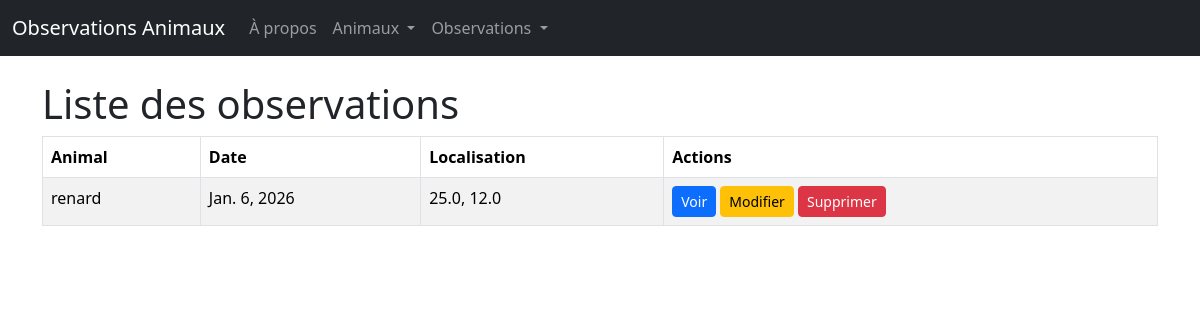
/observs/, run on the app's committed database.
### observo/models.py (models this page shows, shortened)
class Observation(models.Model):
    date = models.DateField()
    heure = models.TimeField()
    latitude = models.FloatField()
    longitude = models.FloatField()
    animal = models.ForeignKey(Animal, on_delete=models.CASCADE)
    description = models.TextField(blank=True)

class Animal(models.Model):
    nom_commun = models.CharField(max_length=100)
    nom_savant = models.CharField(max_length=100)
    embranchement = models.CharField(max_length=50)
    classe = models.CharField(max_length=50)
    ordre = models.CharField(max_length=50)
    sous_ordre = models.CharField(max_length=50, blank=True, null=True)
    famille = models.CharField(max_length=50)
    genre = models.CharField(max_length=50)
    statut_iucn = models.CharField(max_length=20)
    description = models.TextField()

### observo/views.py (the view)
# urls.py: path('observs/', views.liste_observations, name='liste_observations'),
def liste_observations(request):
    observations = Observation.objects.all().order_by('-date', '-heure')
    return render(request, 'observo/liste_observations.html', {'observations': observations})

### observo/templates/observo/liste_observations.html (shortened to what this page needs)
{% extends 'observo/base.html' %}
{% block content %}
<h1>Liste des observations</h1>
<table class="table table-striped table-bordered">
    <thead>
        <tr>
            <th>Animal</th>
            <th>Date</th>
            <th>Localisation</th>
            <th>Actions</th>
        </tr>
    </thead>
    <tbody>
        {% for obs in observations %}
        <tr>
            <td>{{ obs.animal.nom_commun }}</td>
            <td>{{ obs.date }}</td>
            <td>{{ obs.latitude }}, {{ obs.longitude }}</td>
            <td>
                <a class="btn btn-primary btn-sm" href="{% url 'detail_observation' obs.id %}">Voir</a>
                <a class="btn btn-warning btn-sm" href="{% url 'change_observ' obs.id %}">Modifier</a>
                <a class="btn btn-danger btn-sm" href="{% url 'delete_observ' obs.id %}">Supprimer</a>
            </td>
        </tr>
        {% empty %}
        <tr>
            <td colspan="4">Aucune observation enregistrée.</td>
        </tr>
        {% endfor %}
    </tbody>
</table>
{% endblock %}

### data on the page
Observation: animal.nom_commun "renard", date "Jan. 6, 2026", latitude "25.0", longitude "12.0"
